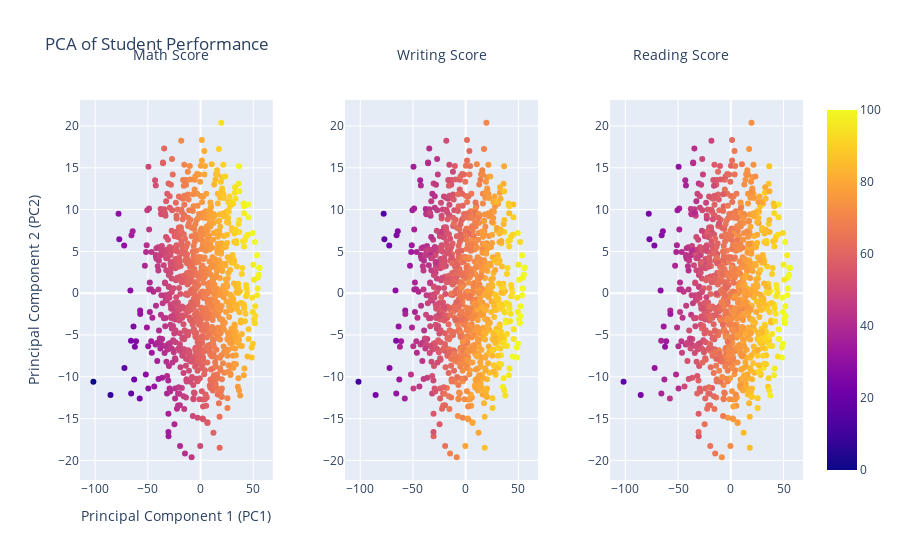

Source (notebook cell):
### Code cell
import plotly.express as px
import plotly.subplots as sp


# Adding original scores as hover_data
pca_df['Math Score'] = data['math score']
pca_df['Reading Score'] = data['reading score']
pca_df['Writing Score'] = data['writing score']

# Create scatter plots using Plotly
fig1 = px.scatter(
    pca_df, 
    x='Principal Component 1', 
    y='Principal Component 2', 
    hover_data=['Math Score', 'Reading Score', 'Writing Score'], 
    title='PCA of Student Performance (Math Score)',
    labels={'Principal Component 1': 'PC1', 'Principal Component 2': 'PC2'},
    color='Math Score',
    color_continuous_scale='rainbow'
)

fig2 = px.scatter(
    pca_df, 
    x='Principal Component 1', 
    y='Principal Component 2', 
    hover_data=['Math Score', 'Reading Score', 'Writing Score'], 
    title='PCA of Student Performance (Writing Score)',
    labels={'Principal Component 1': 'PC1', 'Principal Component 2': 'PC2'},
    color='Writing Score',
    color_continuous_scale='rainbow'
)

fig3 = px.scatter(
    pca_df, 
    x='Principal Component 1', 
    y='Principal Component 2', 
    hover_data=['Math Score', 'Reading Score', 'Writing Score'], 
    title='PCA of Student Performance (Reading Score)',
    labels={'Principal Component 1': 'PC1', 'Principal Component 2': 'PC2'},
    color='Reading Score',
    color_continuous_scale='rainbow'
)

# Create subplots horizontally
fig = sp.make_subplots(rows=1, cols=3, shared_xaxes=False, shared_yaxes=False, horizontal_spacing=0.1)

# Add traces to the subplots
fig.add_trace(fig1['data'][0], row=1, col=1)
fig.add_trace(fig2['data'][0], row=1, col=2)
fig.add_trace(fig3['data'][0], row=1, col=3)

# Add labels at the top of each plot using annotations
fig.add_annotation(
    text='Math Score',
    xref='paper', yref='paper',
    x=0.07, y=1.15,
    showarrow=False,
    font=dict(size=14)
)

fig.add_annotation(
    text='Writing Score',
    xref='paper', yref='paper',
    x=0.5, y=1.15,
    showarrow=False,
    font=dict(size=14)
)

fig.add_annotation(
    text='Reading Score',
    xref='paper', yref='paper',
    x=0.9, y=1.15,
    showarrow=False,
    font=dict(size=14)
)

# Update layout for the overall figure
fig.update_layout(
    title='PCA of Student Performance',
    xaxis=dict(title='Principal Component 1 (PC1)'),
    yaxis=dict(title='Principal Component 2 (PC2)'),
    showlegend=False,
)

# Show the horizontal subplot
fig.show()

### Figure 1 — Plotly figure (JSON) as saved in the notebook; plotly's stock layout.template omitted (floating-point values rounded to 4 significant figures; data arrays with more than 128 entries replaced by an {"elided": "..."} marker saying what was removed)
{"data": [{"customdata": {"elided": "1000x3 int values"}, "hovertemplate": "PC1=%{x}<br>PC2=%{y}<br>Math Score=%{marker.color}<br>Reading Score=%{customdata[1]}<br>Writing Score=%{customdata[2]}<extra></extra>", "legendgroup": "", "marker": {"color": {"elided": "1000 int values"}, "coloraxis": "coloraxis", "symbol": "circle"}, "mode": "markers", "name": "", "orientation": "v", "showlegend": false, "type": "scatter", "x": {"elided": "1000 float values"}, "xaxis": "x", "y": {"elided": "1000 float values"}, "yaxis": "y"}, {"customdata": {"elided": "1000x3 int values"}, "hovertemplate": "PC1=%{x}<br>PC2=%{y}<br>Math Score=%{customdata[0]}<br>Reading Score=%{customdata[1]}<br>Writing Score=%{marker.color}<extra></extra>", "legendgroup": "", "marker": {"color": {"elided": "1000 int values"}, "coloraxis": "coloraxis", "symbol": "circle"}, "mode": "markers", "name": "", "orientation": "v", "showlegend": false, "type": "scatter", "x": {"elided": "1000 float values"}, "xaxis": "x2", "y": {"elided": "1000 float values"}, "yaxis": "y2"}, {"customdata": {"elided": "1000x3 int values"}, "hovertemplate": "PC1=%{x}<br>PC2=%{y}<br>Math Score=%{customdata[0]}<br>Reading Score=%{marker.color}<br>Writing Score=%{customdata[2]}<extra></extra>", "legendgroup": "", "marker": {"color": {"elided": "1000 int values"}, "coloraxis": "coloraxis", "symbol": "circle"}, "mode": "markers", "name": "", "orientation": "v", "showlegend": false, "type": "scatter", "x": {"elided": "1000 float values"}, "xaxis": "x3", "y": {"elided": "1000 float values"}, "yaxis": "y3"}], "layout": {"annotations": [{"font": {"size": 14}, "showarrow": false, "text": "Math Score", "x": 0.07, "xref": "paper", "y": 1.15, "yref": "paper"}, {"font": {"size": 14}, "showarrow": false, "text": "Writing Score", "x": 0.5, "xref": "paper", "y": 1.15, "yref": "paper"}, {"font": {"size": 14}, "showarrow": false, "text": "Reading Score", "x": 0.9, "xref": "paper", "y": 1.15, "yref": "paper"}], "showlegend": false, "title": {"text": "PCA of Student Performance"}, "xaxis": {"anchor": "y", "domain": [0, 0.2667], "title": {"text": "Principal Component 1 (PC1)"}}, "xaxis2": {"anchor": "y2", "domain": [0.3667, 0.6333]}, "xaxis3": {"anchor": "y3", "domain": [0.7333, 1]}, "yaxis": {"anchor": "x", "domain": [0, 1], "title": {"text": "Principal Component 2 (PC2)"}}, "yaxis2": {"anchor": "x2", "domain": [0, 1]}, "yaxis3": {"anchor": "x3", "domain": [0, 1]}}}
